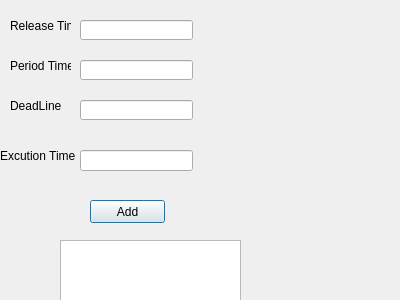
<?xml version="1.0" encoding="UTF-8"?>
<ui version="4.0">
 <class>Dialog</class>
 <widget class="QDialog" name="Dialog">
  <property name="geometry">
   <rect>
    <x>0</x>
    <y>0</y>
    <width>400</width>
    <height>300</height>
   </rect>
  </property>
  <property name="windowTitle">
   <string>Dialog</string>
  </property>
  <widget class="QLineEdit" name="ReleaseTime">
   <property name="geometry">
    <rect>
     <x>80</x>
     <y>20</y>
     <width>113</width>
     <height>20</height>
    </rect>
   </property>
  </widget>
  <widget class="QLineEdit" name="DeadLine">
   <property name="geometry">
    <rect>
     <x>80</x>
     <y>100</y>
     <width>113</width>
     <height>20</height>
    </rect>
   </property>
  </widget>
  <widget class="QPushButton" name="AddTask">
   <property name="geometry">
    <rect>
     <x>90</x>
     <y>200</y>
     <width>75</width>
     <height>23</height>
    </rect>
   </property>
   <property name="text">
    <string>Add</string>
   </property>
  </widget>
  <widget class="QLineEdit" name="ExcutionTime">
   <property name="geometry">
    <rect>
     <x>80</x>
     <y>150</y>
     <width>113</width>
     <height>21</height>
    </rect>
   </property>
  </widget>
  <widget class="QLabel" name="label_4">
   <property name="geometry">
    <rect>
     <x>10</x>
     <y>90</y>
     <width>61</width>
     <height>31</height>
    </rect>
   </property>
   <property name="text">
    <string>DeadLine</string>
   </property>
  </widget>
  <widget class="QLabel" name="label_6">
   <property name="geometry">
    <rect>
     <x>10</x>
     <y>460</y>
     <width>71</width>
     <height>31</height>
    </rect>
   </property>
   <property name="text">
    <string>MaxTime</string>
   </property>
  </widget>
  <widget class="QPushButton" name="MainMenu">
   <property name="geometry">
    <rect>
     <x>110</x>
     <y>550</y>
     <width>111</width>
     <height>51</height>
    </rect>
   </property>
   <property name="font">
    <font>
     <pointsize>7</pointsize>
    </font>
   </property>
   <property name="text">
    <string>MainMenu</string>
   </property>
  </widget>
  <widget class="QPushButton" name="RunProgram">
   <property name="geometry">
    <rect>
     <x>120</x>
     <y>520</y>
     <width>75</width>
     <height>23</height>
    </rect>
   </property>
   <property name="text">
    <string>Run</string>
   </property>
  </widget>
  <widget class="QTextEdit" name="textEdit">
   <property name="geometry">
    <rect>
     <x>60</x>
     <y>240</y>
     <width>181</width>
     <height>201</height>
    </rect>
   </property>
  </widget>
  <widget class="QLabel" name="label_3">
   <property name="geometry">
    <rect>
     <x>10</x>
     <y>50</y>
     <width>61</width>
     <height>31</height>
    </rect>
   </property>
   <property name="text">
    <string>Period Time</string>
   </property>
  </widget>
  <widget class="QLabel" name="label_2">
   <property name="geometry">
    <rect>
     <x>290</x>
     <y>-20</y>
     <width>901</width>
     <height>651</height>
    </rect>
   </property>
   <property name="text">
    <string>Output</string>
   </property>
  </widget>
  <widget class="QLabel" name="label">
   <property name="geometry">
    <rect>
     <x>10</x>
     <y>10</y>
     <width>61</width>
     <height>31</height>
    </rect>
   </property>
   <property name="text">
    <string>Release Time</string>
   </property>
  </widget>
  <widget class="QLineEdit" name="MaxTime">
   <property name="geometry">
    <rect>
     <x>90</x>
     <y>460</y>
     <width>113</width>
     <height>20</height>
    </rect>
   </property>
   <property name="text">
    <string/>
   </property>
  </widget>
  <widget class="QLabel" name="label_5">
   <property name="geometry">
    <rect>
     <x>0</x>
     <y>140</y>
     <width>101</width>
     <height>31</height>
    </rect>
   </property>
   <property name="text">
    <string>Excution Time</string>
   </property>
  </widget>
  <widget class="QLineEdit" name="PeriodTime">
   <property name="geometry">
    <rect>
     <x>80</x>
     <y>60</y>
     <width>113</width>
     <height>20</height>
    </rect>
   </property>
  </widget>
 </widget>
 <resources/>
 <connections/>
</ui>
